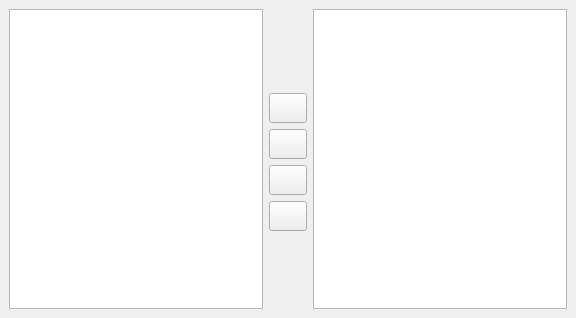
<?xml version="1.0" encoding="UTF-8"?>
<ui version="4.0">
 <class>Gui::Dialog::DlgWorkbenches</class>
 <widget class="QWidget" name="Gui::Dialog::DlgWorkbenches">
  <property name="geometry">
   <rect>
    <x>0</x>
    <y>0</y>
    <width>576</width>
    <height>318</height>
   </rect>
  </property>
  <property name="windowTitle">
   <string>Workbenches</string>
  </property>
  <layout class="QGridLayout">
   <property name="margin">
    <number>9</number>
   </property>
   <property name="spacing">
    <number>6</number>
   </property>
   <item row="5" column="1">
    <spacer>
     <property name="orientation">
      <enum>Qt::Vertical</enum>
     </property>
     <property name="sizeType">
      <enum>QSizePolicy::Expanding</enum>
     </property>
     <property name="sizeHint" stdset="0">
      <size>
       <width>33</width>
       <height>57</height>
      </size>
     </property>
    </spacer>
   </item>
   <item row="3" column="1">
    <widget class="QPushButton" name="moveActionUpButton">
     <property name="enabled">
      <bool>true</bool>
     </property>
     <property name="minimumSize">
      <size>
       <width>30</width>
       <height>30</height>
      </size>
     </property>
     <property name="toolTip">
      <string>Move up</string>
     </property>
     <property name="whatsThis">
      <string>&lt;b&gt;Move the selected item up.&lt;/b&gt;&lt;p&gt;The item will be moved within the hierarchy level.&lt;/p&gt;</string>
     </property>
     <property name="text">
      <string/>
     </property>
     <property name="icon">
      <iconset resource="Icons/resource.qrc">
       <normaloff>:/icons/button_up.svg</normaloff>:/icons/button_up.svg</iconset>
     </property>
    </widget>
   </item>
   <item row="0" column="1">
    <spacer>
     <property name="orientation">
      <enum>Qt::Vertical</enum>
     </property>
     <property name="sizeType">
      <enum>QSizePolicy::Expanding</enum>
     </property>
     <property name="sizeHint" stdset="0">
      <size>
       <width>33</width>
       <height>58</height>
      </size>
     </property>
    </spacer>
   </item>
   <item row="4" column="1">
    <widget class="QPushButton" name="moveActionDownButton">
     <property name="enabled">
      <bool>true</bool>
     </property>
     <property name="minimumSize">
      <size>
       <width>30</width>
       <height>30</height>
      </size>
     </property>
     <property name="toolTip">
      <string>Move down</string>
     </property>
     <property name="whatsThis">
      <string>&lt;b&gt;Move the selected item down.&lt;/b&gt;&lt;p&gt;The item will be moved within the hierarchy level.&lt;/p&gt;</string>
     </property>
     <property name="text">
      <string/>
     </property>
     <property name="icon">
      <iconset resource="Icons/resource.qrc">
       <normaloff>:/icons/button_down.svg</normaloff>:/icons/button_down.svg</iconset>
     </property>
     <property name="autoDefault">
      <bool>true</bool>
     </property>
    </widget>
   </item>
   <item row="1" column="1">
    <widget class="QPushButton" name="moveActionRightButton">
     <property name="enabled">
      <bool>true</bool>
     </property>
     <property name="minimumSize">
      <size>
       <width>30</width>
       <height>30</height>
      </size>
     </property>
     <property name="toolTip">
      <string>Move right</string>
     </property>
     <property name="whatsThis">
      <string>&lt;b&gt;Move the selected item one level down.&lt;/b&gt;&lt;p&gt;This will also change the level of the parent item.&lt;/p&gt;</string>
     </property>
     <property name="text">
      <string/>
     </property>
     <property name="icon">
      <iconset resource="Icons/resource.qrc">
       <normaloff>:/icons/button_right.svg</normaloff>:/icons/button_right.svg</iconset>
     </property>
    </widget>
   </item>
   <item row="2" column="1">
    <widget class="QPushButton" name="moveActionLeftButton">
     <property name="enabled">
      <bool>true</bool>
     </property>
     <property name="minimumSize">
      <size>
       <width>30</width>
       <height>30</height>
      </size>
     </property>
     <property name="toolTip">
      <string>Move left</string>
     </property>
     <property name="whatsThis">
      <string>&lt;b&gt;Move the selected item one level up.&lt;/b&gt;&lt;p&gt;This will also change the level of the parent item.&lt;/p&gt;</string>
     </property>
     <property name="text">
      <string/>
     </property>
     <property name="icon">
      <iconset resource="Icons/resource.qrc">
       <normaloff>:/icons/button_left.svg</normaloff>:/icons/button_left.svg</iconset>
     </property>
     <property name="autoDefault">
      <bool>true</bool>
     </property>
     <property name="default">
      <bool>false</bool>
     </property>
    </widget>
   </item>
   <item row="0" column="0" rowspan="6">
    <layout class="QVBoxLayout">
     <property name="spacing">
      <number>6</number>
     </property>
     <property name="margin">
      <number>0</number>
     </property>
     <item>
      <widget class="QListWidget" name="lw_all_workbenches"/>
     </item>
    </layout>
   </item>
   <item row="0" column="2" rowspan="6">
    <layout class="QVBoxLayout">
     <property name="spacing">
      <number>6</number>
     </property>
     <property name="margin">
      <number>0</number>
     </property>
     <item>
      <widget class="QListWidget" name="lw_active_workbenches"/>
     </item>
    </layout>
   </item>
  </layout>
 </widget>
 <resources>
  <include location="Icons/resource.qrc"/>
 </resources>
 <connections/>
</ui>
